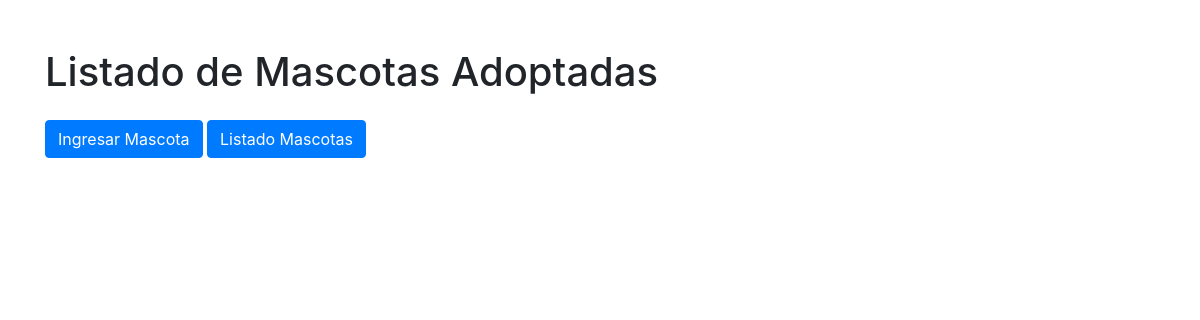
Before: /adoptar_mascota_lista/ with the older database file.
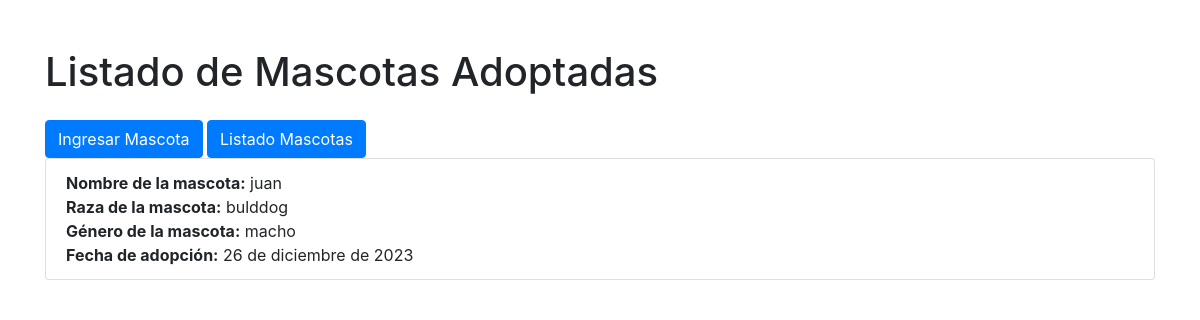
After: the same page with the newer database file.
### mascotas/models.py (models this page shows, shortened)
class MascotaAdoptada(models.Model):
    id_adoptada = models.AutoField(primary_key=True)
    mascota = models.OneToOneField(Mascota, related_name='adoptada', on_delete=models.CASCADE)
    fecha_adopcion = models.DateField()
    class Meta:
        app_label = 'mascotas'

class Mascota(models.Model):
    id_mascotas = models.AutoField(primary_key=True)
    rut_usuario = models.ForeignKey('mascotas.Usuario', related_name='mascotas', on_delete=models.CASCADE)
    nombre_m = models.CharField(max_length=100)
    raza_m = models.CharField(max_length=100)
    vacuna_m = models.BooleanField(default=False)
    tipo_m = models.CharField(max_length=100)
    genero_m = models.CharField(max_length=10)
    fecha_nac_m = models.DateField()
    tamaño_m = models.CharField(max_length=20)
    color_m = models.CharField(max_length=50)
    comportamiento_m = models.TextField()
    peso_m = models.FloatField()
    especie_m = models.CharField(max_length=50)
    imagen = models.ImageField(upload_to='uploads', blank=True, null=True)
    class Meta:
        app_label = 'mascotas'

### mascotas/views.py (the view)
# urls.py: path('adoptar_mascota_lista/', views.adoptar_mascota_lista, name='adoptar_mascota_lista'),
def adoptar_mascota_lista(request):
    mascotas_adoptadas = MascotaAdoptada.objects.all()
    return render(request, 'mascotas/adoptar_mascota_lista.html', {'mascotas_adoptadas': mascotas_adoptadas})

### mascotas/templates/mascotas/adoptar_mascota_lista.html (shortened to what this page needs)
<!DOCTYPE html>
<html lang="es">
<head>
    <link rel="stylesheet" href="https://stackpath.bootstrapcdn.com/bootstrap/4.5.2/css/bootstrap.min.css">
</head>
<body class="container mt-5">
    <h1>Listado de Mascotas Adoptadas</h1>
    <a href="{% url 'ingresar_mascota' %}" class="btn btn-primary mt-3">Ingresar Mascota</a>
    <a href="{% url 'listado_mascotas' %}" class="btn btn-primary mt-3">Listado Mascotas</a>
    <ul class="list-group">
        {% for mascota_adoptada in mascotas_adoptadas %}
            <li class="list-group-item">
                <strong>Nombre de la mascota:</strong> {{ mascota_adoptada.mascota.nombre_m }}<br>
                <strong>Raza de la mascota:</strong> {{ mascota_adoptada.mascota.raza_m }}<br>
                <strong>Género de la mascota:</strong> {{ mascota_adoptada.mascota.genero_m }}<br>
                <strong>Fecha de adopción:</strong> {{ mascota_adoptada.fecha_adopcion }}<br>
            </li>
        {% endfor %}
    </ul>
</body>
</html>

Changed rows visible on the page:
added MascotaAdoptada: mascota.nombre_m "juan", mascota.raza_m "bulddog", mascota.genero_m "macho", fecha_adopcion "26 de diciembre de 2023"
